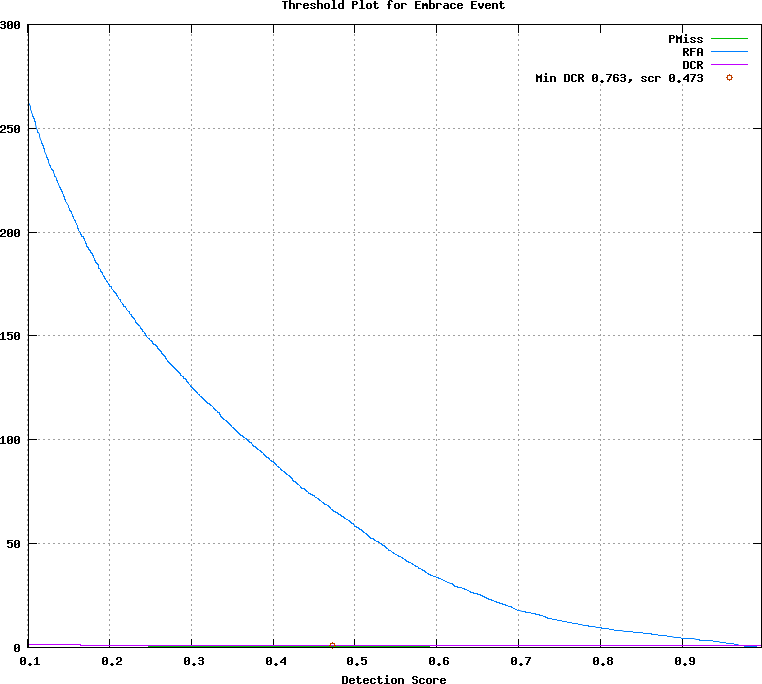

Generate this figure with gnuplot:
## GNUPLOT command file
set terminal postscript color
set style data lines
set title 'Threshold Plot for Embrace Event'
set xlabel 'Detection Score'
set grid
set size ratio 0.85
plot [0.101000:0.997000]  \
  'test.det.Embrace_Event.dat.1' using 1:4 title 'PMiss' with lines lt 2, \
  'test.det.Embrace_Event.dat.1' using 1:5 title 'RFA' with lines lt 3, \
  'test.det.Embrace_Event.dat.1' using 1:6 title 'DCR' with lines lt 4, \
  'test.det.Embrace_Event.dat.2' using 1:2 title 'Min DCR 0.763, scr 0.473' with points lt 6
